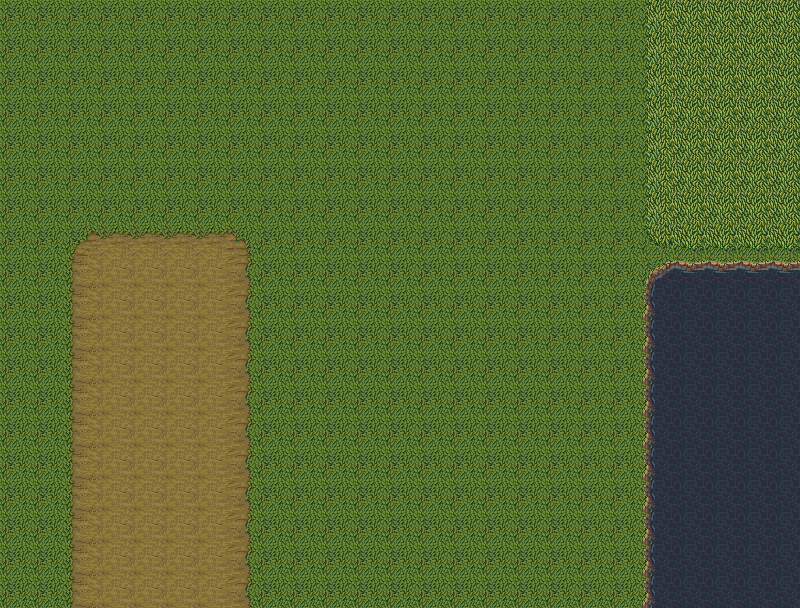

This is a level from a 2D game, rendered from its Tiled map with the project's own tilesets. A one-line summary and the map file follow, with tile-layer data summarised:
An orthogonal 25x19 tile map with 32x32 px tiles, 1 tile layer (background), 3 tilesets.

<map version="1.0" orientation="orthogonal" width="25" height="19" tilewidth="32" tileheight="32">
 <tileset firstgid="1" name="Inq XP MT - Long Grass2" tilewidth="32" tileheight="32">
  <image source="Inq XP Medieval Town/Inq XP MT - Long Grass2.png" width="96" height="128" />
 </tileset>
 <tileset firstgid="13" name="Inq XP MT - Dirt" tilewidth="32" tileheight="32">
  <image source="Inq XP Medieval Town/Inq XP MT - Dirt.png" width="96" height="128" />
 </tileset>
 <tileset firstgid="25" name="Inq XP MT - Water3" tilewidth="32" tileheight="32">
  <image source="Inq XP Medieval Town/Inq XP MT - Water3.png" width="384" height="128" />
 </tileset>
 <layer name="background" width="25" height="19">
  <data>[475 cells, 475 non-empty, 15 distinct tile ids]</data>
 </layer>
</map>
